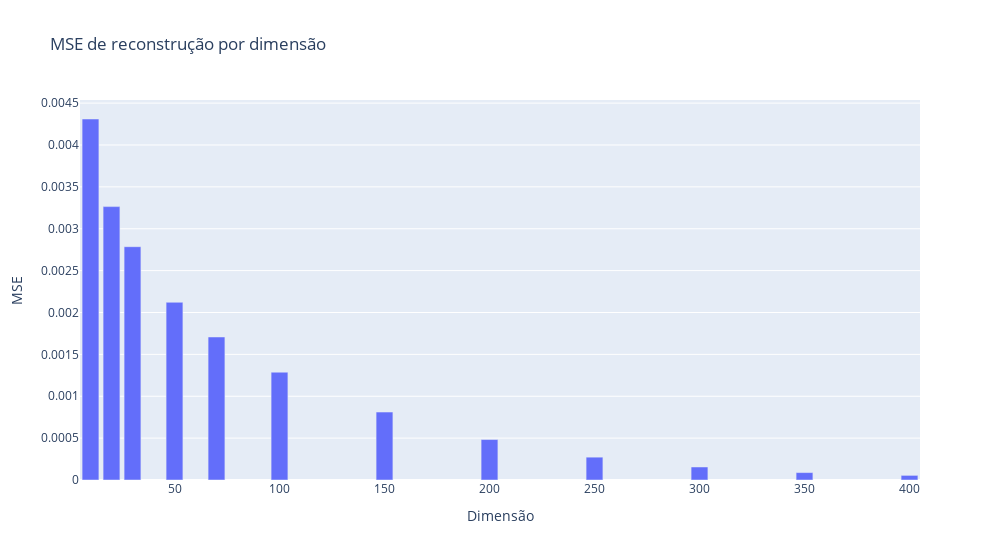

The notebook cell saved with this chart:
### Code cell
valLoss = []
for model in models1:
    model.eval()
    Xh = model(X_val)
    valLoss.append(float(loss_fn(Xh, X_val)))
px.bar(x=lat_dim, y=valLoss, title='MSE de reconstrução por dimensão', labels={'y':'MSE', 'x':'Dimensão'}, width=1000)

### Figure 1 — Plotly figure (JSON) as saved in the notebook; plotly's stock layout.template omitted (floating-point values rounded to 4 significant figures)
{"data": [{"alignmentgroup": "True", "hovertemplate": "Dimensão=%{x}<br>MSE=%{y}<extra></extra>", "legendgroup": "", "marker": {"color": "#636efa", "pattern": {"shape": ""}}, "name": "", "offsetgroup": "", "orientation": "v", "showlegend": false, "textposition": "auto", "type": "bar", "x": [10, 20, 30, 50, 70, 100, 150, 200, 250, 300, 350, 400], "xaxis": "x", "y": [0.00431, 0.003264, 0.002786, 0.002122, 0.001708, 0.001287, 0.0008111, 0.0004831, 0.0002726, 0.0001553, 8.843e-05, 5.521e-05], "yaxis": "y"}], "layout": {"barmode": "relative", "legend": {"tracegroupgap": 0}, "title": {"text": "MSE de reconstrução por dimensão"}, "width": 1000, "xaxis": {"anchor": "y", "domain": [0, 1], "title": {"text": "Dimensão"}}, "yaxis": {"anchor": "x", "domain": [0, 1], "title": {"text": "MSE"}}}}
